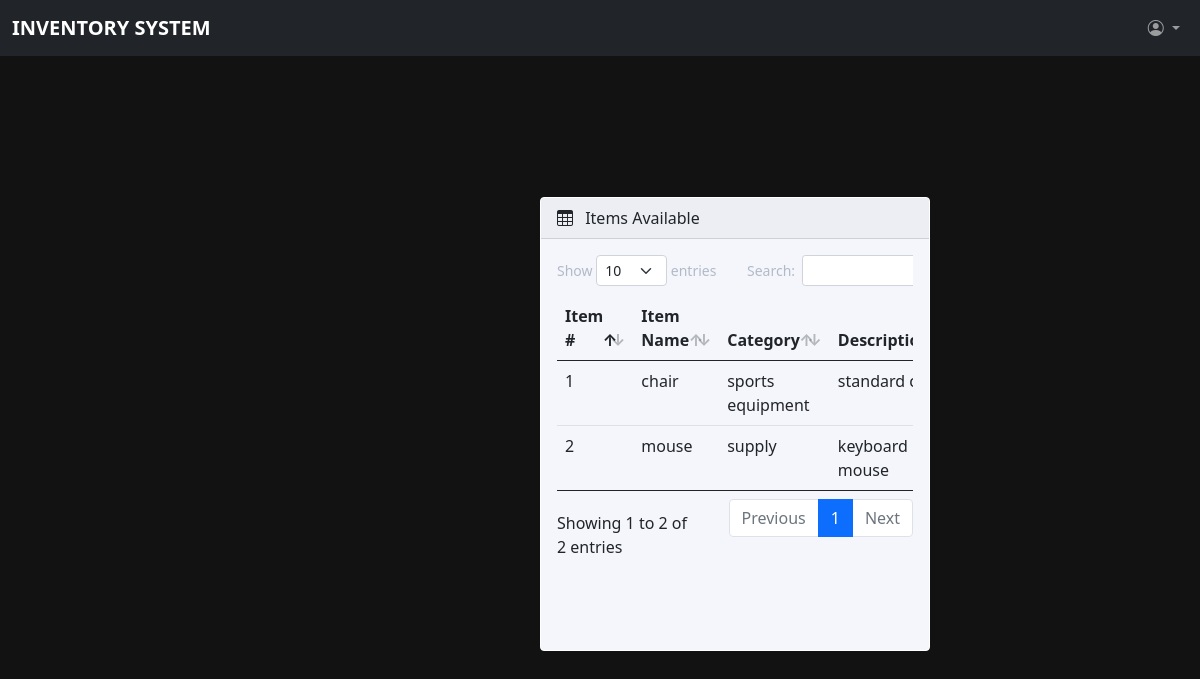
The app's page /user/available.php with its own data.
### tables this page shows
CREATE TABLE `supplies` (
  `id` int(11) NOT NULL AUTO_INCREMENT,
  `name` varchar(255) NOT NULL,
  `description` varchar(255) NOT NULL,
  `quantity` int(11) NOT NULL,
  `category` varchar(255) NOT NULL,
  `borrowed_quantity` int(11) NOT NULL,
  `transdate` datetime NOT NULL,
  PRIMARY KEY (`id`)
);

### user/available.php (the view, shortened to what this page needs)
<?php
include "../dbcon.php";
?>
<!DOCTYPE html>
<html lang="en">
<head>
  <link rel="stylesheet" href="css/bootstrap.min.css" />
  <link rel="stylesheet" href="https://cdn.jsdelivr.net/npm/bootstrap-icons@1.4.1/font/bootstrap-icons.css" />
  <link rel="stylesheet" href="css/dataTables.bootstrap5.min.css" />
  <link rel="stylesheet" href="css/style.css" />
</head>
<body class="fixed-left">
  <?php include('includes/navbar.php'); ?>
  <?php include('includes/sidebar.php'); ?>
  <main class="mt-5 pt-3">
    <div class="container-fluid">
      <div class="row">
        <div class="col-md-12 mb-3">
          <div class="card">
            <div class="card-header">
              <span><i class="bi bi-table me-2"></i></span> Items Available
            </div>
            <div class="card-body">
              <div class="table-responsive">
                <table id="example" class="table table-hover data-table" style="width: 100%">
                  <thead class>
                    <tr>
                      <th>Item #</th>
                      <th>Item Name</th>
                      <th>Category</th>
                      <th>Description</th>
                    </tr>
                  </thead>
                  <tbody>
                    <?php
                    $sql = "SELECT s.`id`,s.`name`,s.`quantity`,s.`description`,s.`category`,(s.`quantity`-s.`borrowed_quantity`) AS remaining FROM `supplies` s;";
                    $actresult = mysqli_query($conn, $sql);
                    while ($result = mysqli_fetch_assoc($actresult)) {
                    ?>
                    <tr>
                      <td>
                        <?php echo $result['id']; ?>
                      </td>
                      <td>
                        <?php echo $result['name']; ?>
                      </td>
                      <td>
                        <?php echo $result['category']; ?>
                      </td>
                      <td>
                        <?php echo $result['description']; ?>
                      </td>
                    </tr>
                    <?php
                    }
                            ?>
                  </tbody>
                </table>
              </div>
            </div>
          </div>
        </div>
      </div>
    </div>
  </main>
</body>
</html>

### style.css (style rules this page uses)
body { display:flex; flex-direction:column; justify-content:center; min-height:100vh; align-items: center; background-color: #121212; }
.card { width: 390px; height: 454px; background: #F4F6FB; border: 1px solid white; }

### records on screen
supplies: id "1", name "chair", category "sports equipment", description "standard…"
supplies: id "2", name "mouse", category "supply", description "keyboard mouse"
